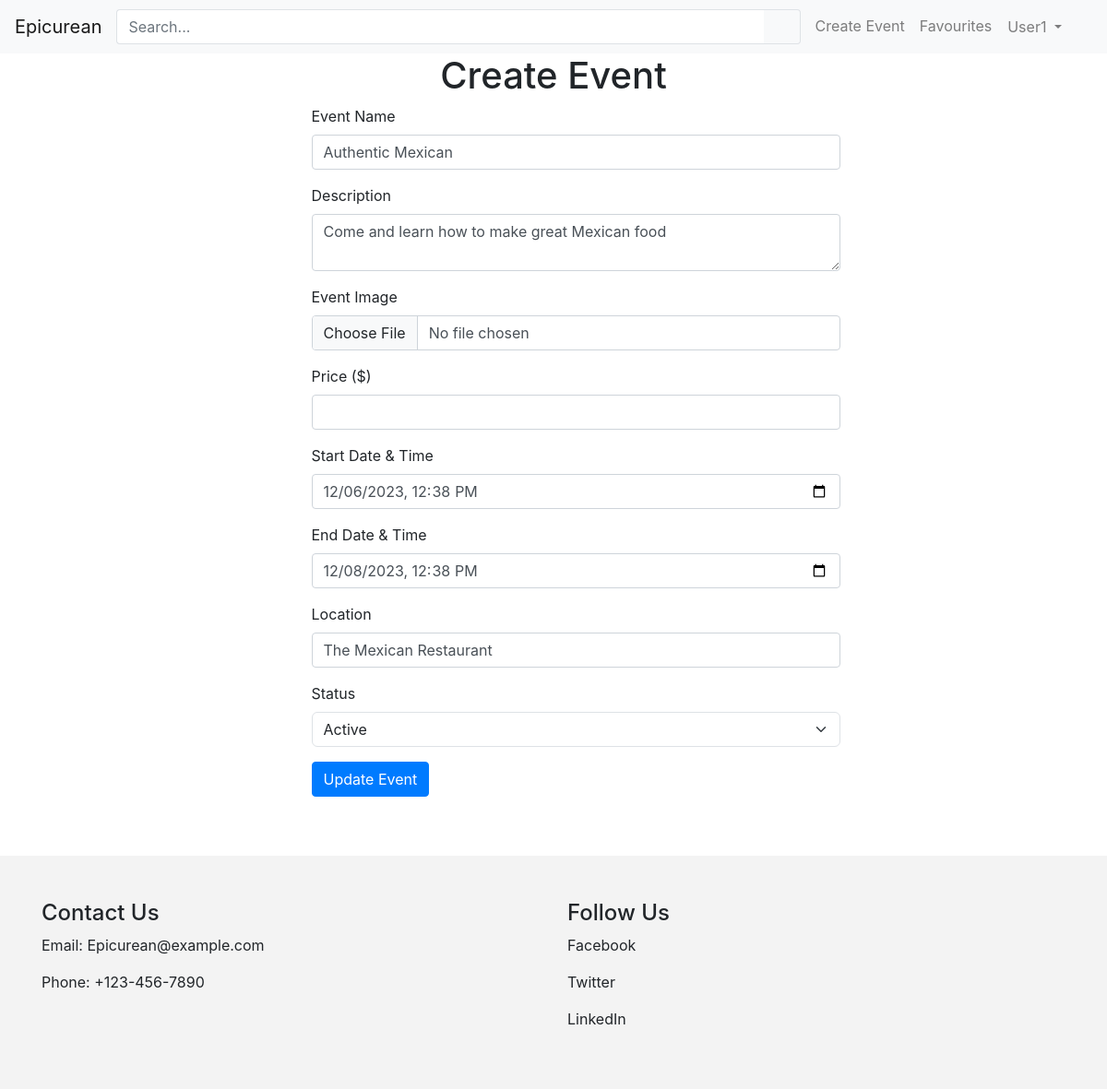
/events/update/1 (signed in), run on an earlier commit of the app's database.
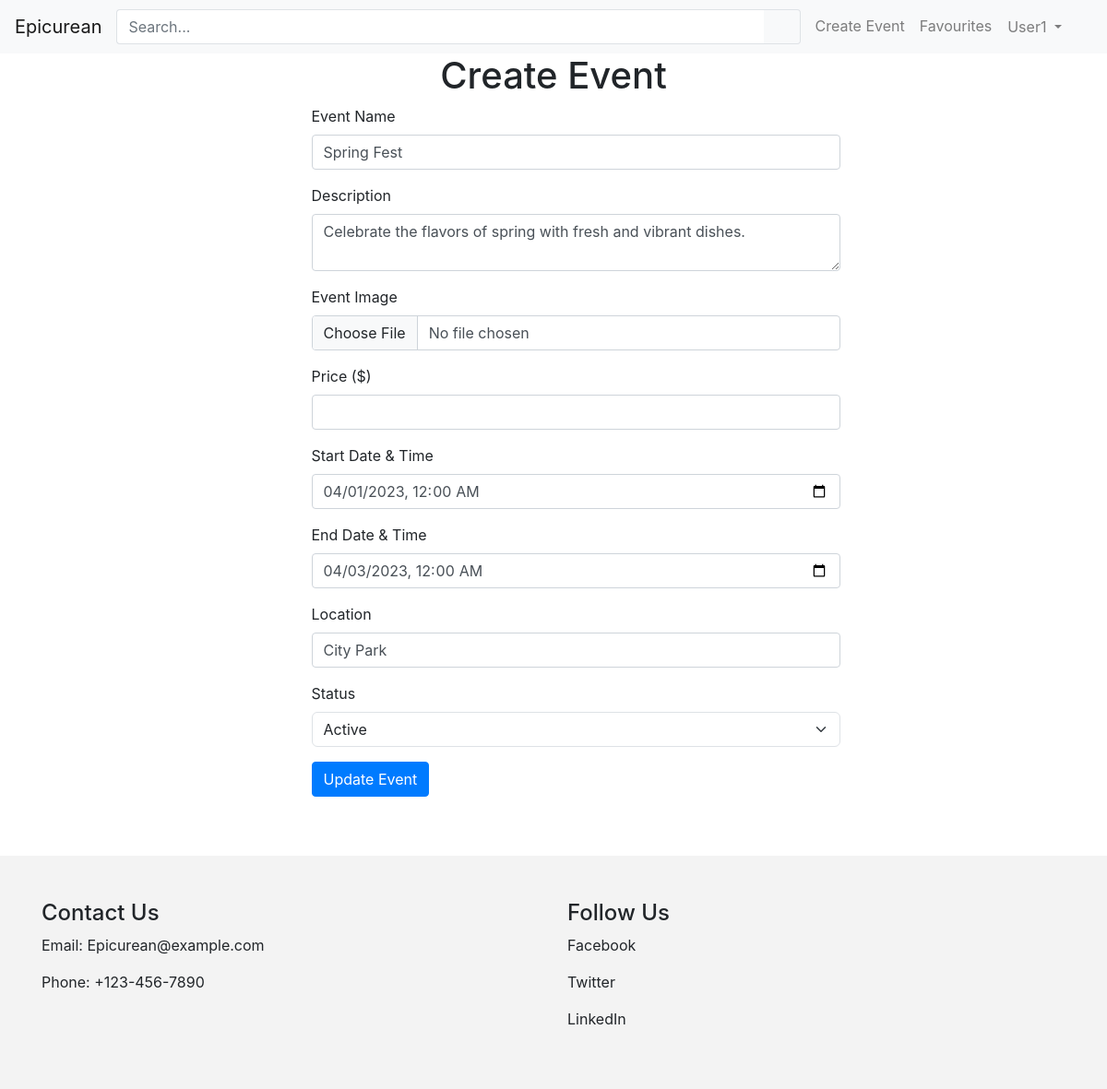
And on a later commit of the database.
### website/models.py (models this page shows)
class User(db.Model, UserMixin):
    __tablename__ = 'users' # good practice to specify table name
    id = db.Column(db.Integer, primary_key=True)
    name = db.Column(db.String(100), index=True, unique=True, nullable=False)
    email = db.Column(db.String(100), index=True, nullable=False)
    phone = db.Column(db.String(100), index=True, nullable=False)
    address = db.Column(db.String(100), index=True, nullable=False)
    password_hash = db.Column(db.String(255), nullable=False)
    comments = db.relationship('Comment', backref='user')

class Event(db.Model):
    __tablename__ = 'events'
    eventid = db.Column(db.Integer, primary_key=True)
    name = db.Column(db.String(80))
    description = db.Column(db.String(200))
    image = db.Column(db.String(400))
    ticketPrice = db.Column(db.Integer)
    status = db.Column(db.String(20))
    created_at = db.Column(db.DateTime, default=datetime.now())
    startdate = db.Column(db.DateTime)
    enddate = db.Column(db.DateTime)
    Dietary = db.Column(db.String(80))
    Theme = db.Column(db.String(80))
    SkillLevel = db.Column(db.String(80))
    location = db.Column(db.String(100))
    userid = db.Column(db.String(80))
    comments = db.relationship('Comment', backref='event')

### website/events.py (the view, shortened to what this page needs)
@eventbp.route('/update/<id>', methods=['GET', 'POST'])
@login_required
def update_event(id):
  event = db.session.query(Event).get(id)
  form = EventUpdateForm(obj=event)
  return render_template('events/update.html', form=form)

### website/forms.py
class EventUpdateForm(FlaskForm):
    name = StringField('Event Name', validators=[InputRequired()])
    description = TextAreaField('Description', validators=[InputRequired()])
    image = FileField('Event Image', validators=[
        FileRequired(message='Image cannot be empty'),
        FileAllowed(ALLOWED_FILE, message='Only supports PNG, JPG, png, jpg')])
    price = IntegerField('Price ($)',  validators=[InputRequired()])
    startdate = StringField('Start Date & Time', validators=[InputRequired()], widget=widgets.Input(input_type='datetime-local'))
    enddate = StringField('End Date & Time', validators=[InputRequired()],widget=widgets.Input(input_type='datetime-local'))
    location = StringField('Location', validators=[InputRequired()])
    status = SelectField('Status', validators=[InputRequired()], choices=[('Active', 'Active'), ('Limited', 'Limited'), ('Sold Out', 'Sold Out'), ('Canceled', 'Canceled')])
    submit = SubmitField("Update Event")

### website/templates/events/update.html (shortened to what this page needs)
{% extends 'base.html' %}
{% block style %}
<link rel="stylesheet" type="text/css" href="{{ url_for('static', filename='css/events.css') }}">
{% endblock %}
{% from 'bootstrap5/form.html' import render_form %}
{% block content %}
<div class="row justify-content-center">
    <div class="col-md-6">
        <h1 class="text-center">Create Event</h1>
    </div>
<div class="row justify-content-center">
    <div class="formdiv col-md-6 ms-5 ">
        {{render_form(form)}}
    </div>
</div>
{% endblock %}

### website/templates/base.html (shortened to what this page needs)
<html>
<head>
    <link href="https://cdn.jsdelivr.net/npm/bootstrap@5.3.0-alpha3/dist/css/bootstrap.min.css" rel="stylesheet">
    <link rel="stylesheet" type="text/css" href="{{ url_for('static', filename='css/base.css') }}">
    <link rel="stylesheet" href="https://stackpath.bootstrapcdn.com/bootstrap/4.5.2/css/bootstrap.min.css">
    <link rel="stylesheet" href="https://stackpath.bootstrapcdn.com/font-awesome/4.7.0/css/font-awesome.min.css">
    {% block style %}
    {% endblock %}
</head>
<body>
    <header>
        <nav class="navbar navbar-expand-md navbar-light bg-light">
            <div class="d-flex flex-grow-1">
                <a href="/" class="navbar-brand">Epicurean</a>
                <form class="mr-2 my-auto w-100 d-inline-block order-1" method="get">
                    <div class="input-group">
                        <input type="text" class="form-control border border-right-0" placeholder="Search...">
                        <span class="input-group-append">
                            <button class="btn btn-outline-light border border-left-0" type="submit">
                                <i class="fa fa-search"></i>
                            </button>
                        </span>
                    </div>
                </form>
            </div>
            <div class="navbar-collapse collapse flex-shrink-1 flex-grow-0 order-last" id="navbar7">
                <ul class="navbar-nav me-2">
                    <li class="nav-item">
                        <a class="nav-link" href="/events/create">Create Event</a>
                    </li>
                    <li class="nav-item">
                        <a class="nav-link" href="/account/favourites">Favourites</a>
                    </li>
                    <li class="nav-item me-3" >
                        {% if current_user.is_authenticated %}
                        <div class="dropdown">
                            <div class="collapse navbar-collapse" id="navbarNavDarkDropdown">
                                <ul class="navbar-nav">
                                  <li class="nav-item dropdown">
                                    <button class="btn btn-light dropdown-toggle nav-link" data-bs-toggle="dropdown" aria-expanded="false">
                                      {{ current_user.name }}
                                    </button>
                                  </li>
                                </ul>
                              </div>
                          </div>
                        {% else %}
                        <a class="nav-link" href="/login">Login</a>
                        {% endif %}
                    </li>
                </ul>
            </div>
        </nav>
    </header>
    {% block content %}
    {% endblock %}
    <footer class="footer mt-5">
        <div class="container">
          <div class="row">
            <div class="col-md-6">
              <h4>Contact Us</h4>
              <p>Email: Epicurean@example.com</p>
              <p>Phone: +123-456-7890</p>
            </div>
            <div class="col-md-6">
              <h4>Follow Us</h4>
              <p>Facebook</p>
              <p>Twitter</p>
              <p>LinkedIn</p>
            </div>
          </div>
        </div>
    </footer>
</body>
</html>

### website/static/css/base.css (style rules this page uses)
footer { margin-top: auto; background-color: rgba(240, 240, 240, 0.788); padding: 3rem; }
html { height: 100%; }
body { min-height: 100%; display: flex; flex-direction: column; }

What changed in the data, as far as the page shows it:
changed Event "Active": name "Authentic Mexican" → "Spring Fest"; description "Come and learn how to make great Mexican food" → "Celebrate the flavors of spring with fresh and vibrant dishes."; startdate "12/06/2023 12:38" → "04/01/2023 00:00"; enddate "12/08/2023 12:38" → "04/03/2023 00:00"; location "The Mexican Restaurant" → "City Park"
